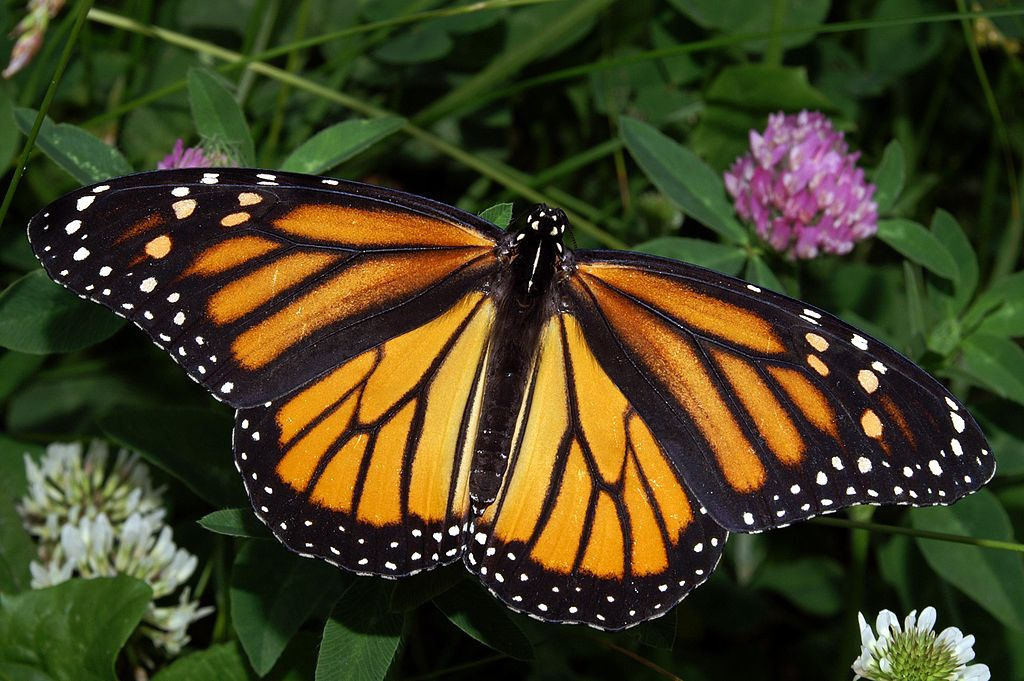
#> input picture data/1024px-Monarch_In_May.jpg, 1024 x 681 px
$ jupyter execute kmeans-clustering-segmentation.ipynb
#> lines starting #> are read from the running program, lines starting #| are printed output that depends on the picture
<h1>Image Segmentation with KMeans Clustering</h1>

[cell 1]
# Uncomment the following line if opencv library is not installed already
# Assuming using python 3.5+ version
#!pip3 install opencv-python

[cell 2]
import numpy as np
import matplotlib.pyplot as plt
import cv2 # importing OpenCV library

# loading the single image: obtained from Wikipedia
# https://en.wikipedia.org/wiki/File:Monarch_In_May.jpg
image = cv2.imread('data/1024px-Monarch_In_May.jpg')
#> image is the input picture: shape (681, 1024, 3); mean B, G, R 33.1, 63.3, 66.7

# this is one image from the one set of dataset given
#image = cv2.imread('data/emotionet_5_sixth_50000_252586.jpg')

# this is another image from the one set of dataset given
#image = cv2.imread('data/emotionet_5_sixth_50000_252764.jpg')

# this is a tiger image in a field
#image = cv2.imread('data/tiger.png')

# Change color to RGB from OpenCV's BGR format since this library uses BGR format [rather than RGB] for historical purposes
# an interesting perspective on why OpenCV uses BGR : https://learnopencv.com/why-does-opencv-use-bgr-color-format/
image = cv2.cvtColor(image, cv2.COLOR_BGR2RGB)
# showing the image: try comment the above line and run this again (you will see the effect of not converting to RGB format)
plt.imshow(image)

[cell 3]
# We will use OpenCV's kmeans implementaiton that takes a 2D array as input
# Documentation here: https://docs.opencv.org/master/d9/d70/tutorial_py_kmeans_index.html

# Reshaping the image into a 2D array of pixels and 3 color values (RGB)
# Original image: 3D (width, height and depth of 3 RGB values)
# Flattened image: 2D (height and width into a single vector of pixels (3 RGB values) + depth)
flattened_image = image.reshape((-1,3))

# Convert to float type
flattened_image = np.float32(flattened_image)

[cell 4]
# information about the shape of the Original and Flattened image
print('Original image shape: ',image.shape)
#| Original image shape:  (681, 1024, 3)
print('Flattened image shape: ',flattened_image.shape)
#| Flattened image shape:  (697344, 3)
print('Check: {} = {}'.format(image.shape[0]*image.shape[1], flattened_image.shape[0]))
#| Check: 697344 = 697344

[cell 5]
# Now the main part: we are trying to 'cluster' the 'similar' pixels of this image: image is defined by pixel information of RGB
# the below line of code defines the convergence criteria for the KMeans algorithm,
# either after 100 iterations OR the epsilon (which is the required accuracy)  becomes 80%
# again refer to the documentation: https://docs.opencv.org/master/d1/d5c/tutorial_py_kmeans_opencv.html
# in order to know more about these criteria and more
criteria = (cv2.TERM_CRITERIA_EPS + cv2.TERM_CRITERIA_MAX_ITER, 100, 0.8)

# then perform k-means clustering: number of clusters (k) = 3
# you can change this value to see its impact [number of clusters] later on
# also these three clusters' centres are chosen randomly initially
k = 3
_, labels, centers = cv2.kmeans(flattened_image, k, None, criteria, 10, cv2.KMEANS_RANDOM_CENTERS)
#> centers = [[63.25, 75.17, 38.46], [20.13, 23.55, 12.16], [206.3, 155.5, 82.96]]

# convert data into 8-bit integer values
centers = np.uint8(centers)
#> centers = [[63, 75, 38], [20, 23, 12], [206, 155, 82]]

# flatten the labels
labels = labels.flatten()

# convert all color pixels of the centroids: cluster is based on the colour intensity/difference
segmented_data = centers[labels]

# reshape data into the Original image dimensions
segmented_image = segmented_data.reshape((image.shape))
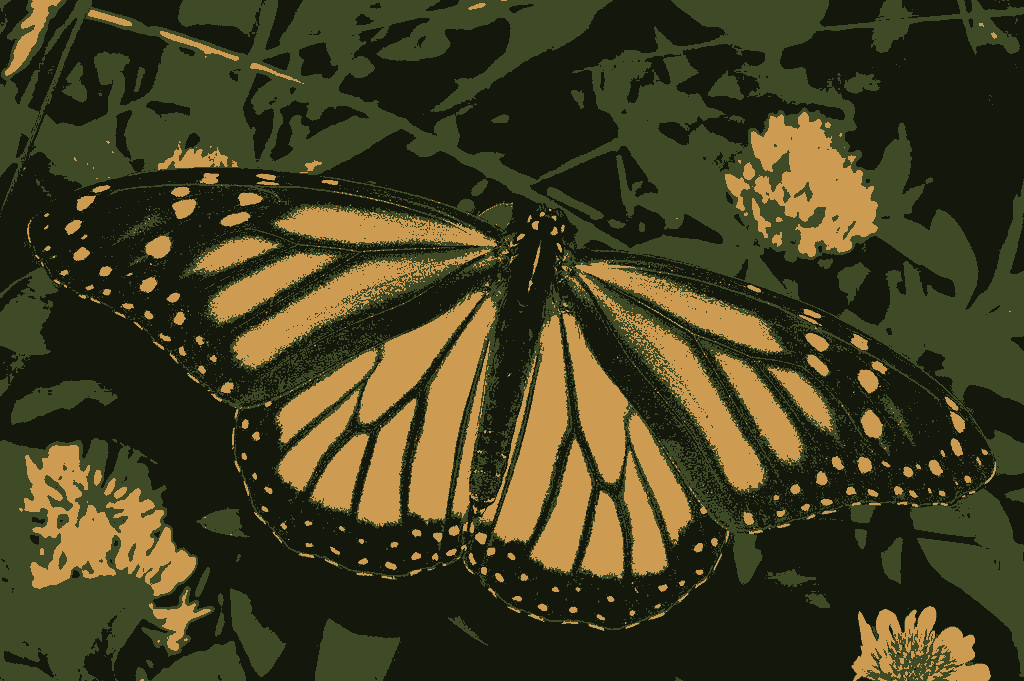
#> segmented_image: shape (681, 1024, 3); mean R, G, B 66.5, 62.9, 32.7

# showing the segmented image
plt.imshow(segmented_image)

[cell 6]
# will return the masked image by disabling the cluster {argument}
# e.g., if cluster = 1 is given, that cluser will be suppressed, i.e., in this case, their pixel colour will be masked as 'blue'
# you can change to different colour mask, by changing this line:
# masked_color = [0, 0, 255]
# [0 (R), 0 (G), 255 (B)] is blue....if you want it to be black, change it to 0, 0, 0......
def get_masked_image(image, cluster, clusters):
    # convert to the shape of a vector of pixel values
#> called with cluster = 0, clusters = 3
    masked_color = [0, 0, 255] # current background (mask) color setting is blue
    masked_image = image.reshape((-1, 3))
    for i in range(clusters):
        if i == cluster: pass # retain this cluster
        # color (i.e cluster) to disable: blue is used because the butterfly image has black as one of the colours
        else: masked_image[labels == i] = masked_color # all disabled clusters will be blue: change this colour combintation for different disabled colour
    # convert back to original shape
    masked_image = masked_image.reshape(image.shape)
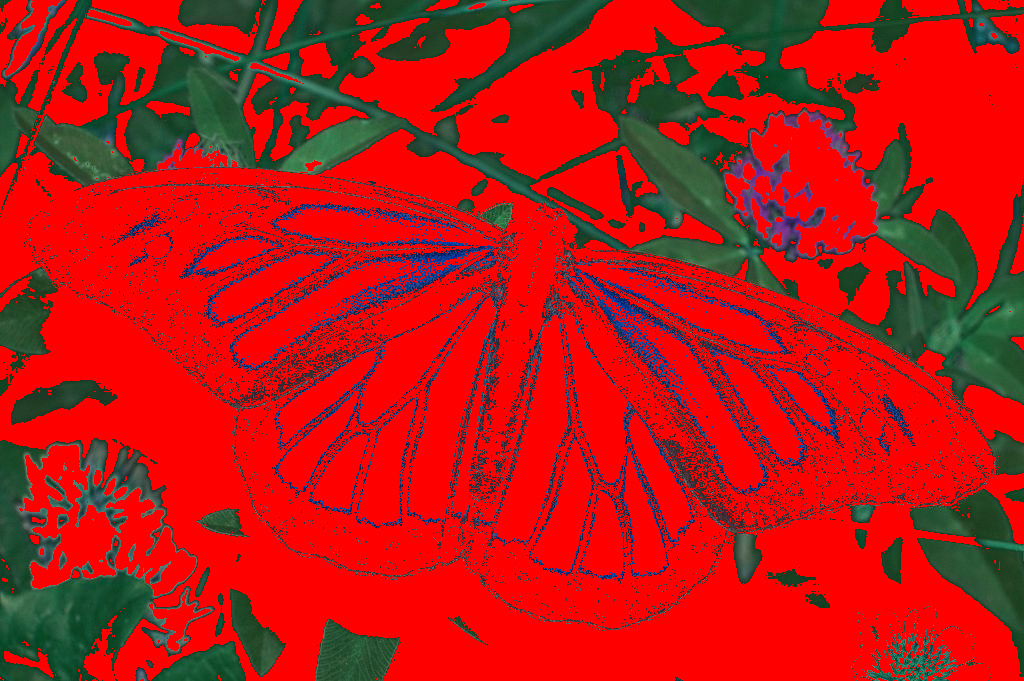
#> masked_image: shape (681, 1024, 3); mean of channels 0, 1, 2 20.3, 24.1, 185.6; drawn as B, G, R
    return masked_image

[cell 7]
# here, we will view all three different clusters
# showing the different clusters for viewing (turn the pixel into blue of the active cluster)
# remember k = number of clusters (defined in Cell 5)
masked_image1 = get_masked_image(np.copy(image), 0, k) # disable all other clusters except cluster 0
masked_image2 = get_masked_image(np.copy(image), 1, k) # disable all other clusters except cluster 1
#> call 2 of get_masked_image, with cluster = 1, clusters = 3
#> in get_masked_image (call 2), `masked_image = masked_image.reshape(image.shape)`:
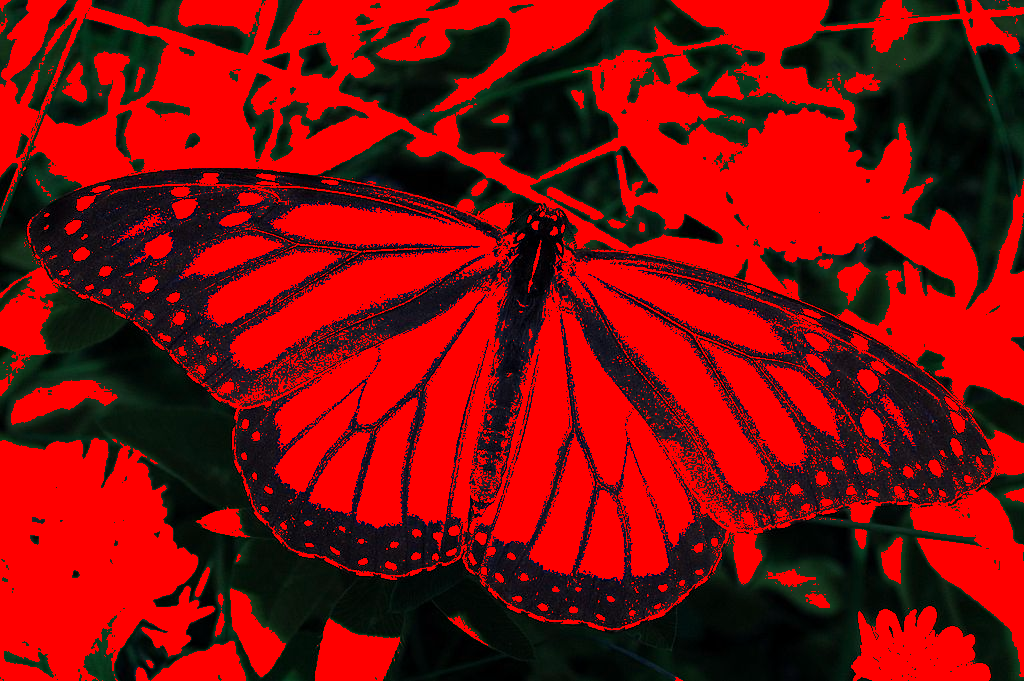
#> masked_image: shape (681, 1024, 3); mean of channels 0, 1, 2 10.1, 11.9, 132.7; drawn as B, G, R
masked_image3 = get_masked_image(np.copy(image), 2, k) # disable all other clusters except cluster 2
#> call 3 of get_masked_image, with cluster = 2, clusters = 3
#> in get_masked_image (call 3), `masked_image = masked_image.reshape(image.shape)`:
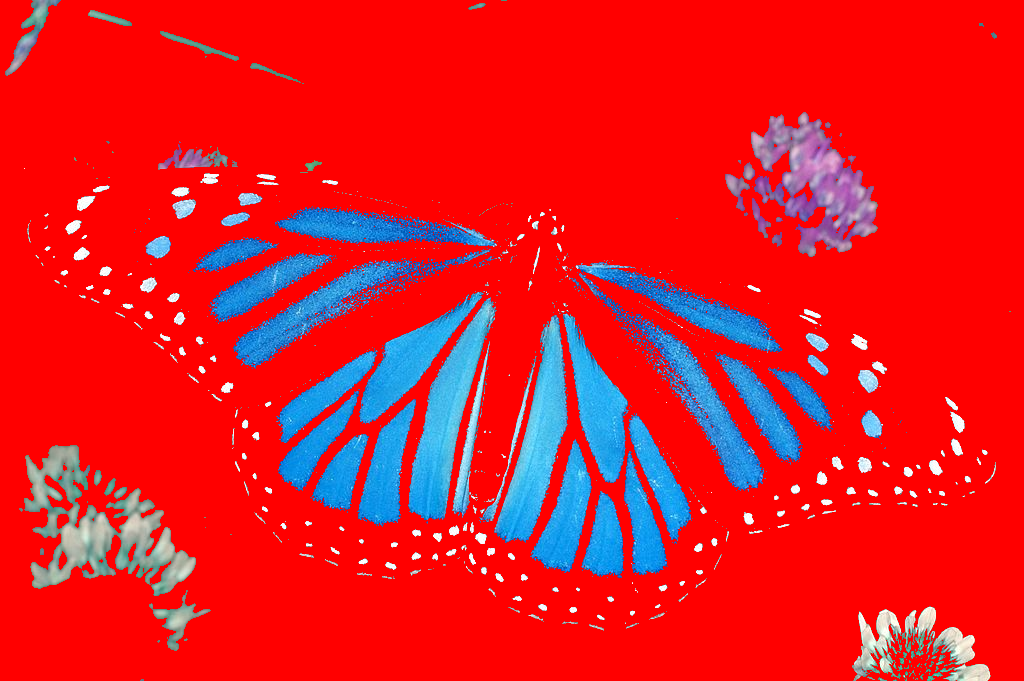
#> masked_image: shape (681, 1024, 3); mean of channels 0, 1, 2 36.3, 27.4, 224.7; drawn as B, G, R

_ = plt.figure(figsize=(15, 10))
ax1 = plt.subplot(131)
_ = ax1.imshow(masked_image1)
_ = ax1.set_title('Cluster 1')

ax2 = plt.subplot(132)
_ = ax2.imshow(masked_image2)
_ = ax2.set_title('Cluster 2')

ax3 = plt.subplot(133)
_ = ax3.imshow(masked_image3)
_ = ax3.set_title('Cluster 3')

<h2>Conclusion</h2>
Looking at the figures, you can identify the three different clusters that were formed. If the goal was to identify 'butterfly' from images, <strong>Cluster 3</strong> might be useful? Here, you could separate the 'main/target' objects using an unsupervised learning algorithm.
<ul>
    <li>What could be the next steps?</li>
    <li>Any new challenges incorporated by this particular image segmentation if your goal is to just detect 'butterfly' in images - what do you think the shape of the butterfly will be according to this segmentation?</li>
<ul>

[cell 8]
# saving the image [in this case for the masked image of cluster 3]
saved_image = cv2.cvtColor(masked_image3, cv2.COLOR_BGR2RGB) # again, the conversion is necessary
cv2.imwrite('data/masked_image.jpg', saved_image)
#> Out = True
